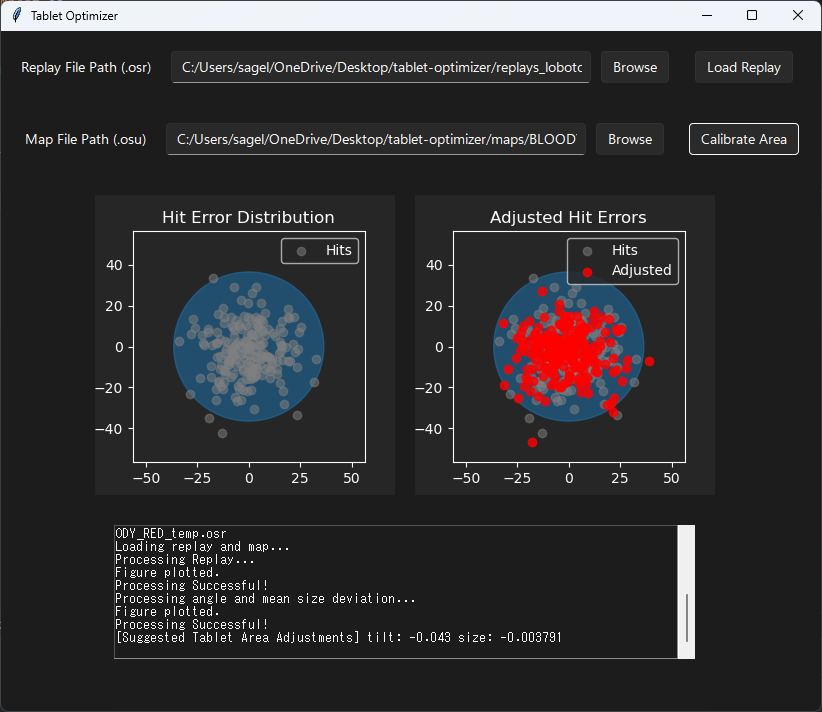

This figure's Python source:
import tkinter as tk
from tkinter import filedialog
from tkinter import scrolledtext
from tkinter import ttk
from matplotlib.backends.backend_tkagg import FigureCanvasTkAgg
import matplotlib.pyplot as plt
from hitDetection import HitDetector
import configparser
import os


import sv_ttk


class TabletOptimizerGUI:
    def __init__(self, root):
        self.default_color = "#262626"
        self.detector = None
        self.config_file = './config.ini'

        self.root = root
        self.root.title("Tablet Optimizer")

        width = 820
        height = 680
        self.root.maxsize(width, height)
        self.root.minsize(width, height)

        # First File Input
        self.replay_path_frame = ttk.Frame(root)
        self.replay_path_frame.grid(row=0, column=0, padx=10, pady=10)

        self.label1 = ttk.Label(self.replay_path_frame, text="Replay File Path (.osr)")
        self.label1.grid(row=0, column=0, padx=10, pady=10)

        self.replay_path = tk.StringVar()
        self.entry1 = ttk.Entry(self.replay_path_frame, textvariable=self.replay_path, width=50)
        self.entry1.grid(row=0, column=1, padx=10, pady=10)

        self.browse1 = ttk.Button(self.replay_path_frame, text="Browse", command=self.load_file1)
        self.browse1.grid(row=0, column=2, padx=0, pady=10)

        # Second File Input
        self.map_path_frame = ttk.Frame(root)
        self.map_path_frame.grid(row=1, column=0, padx=10, pady=10)

        self.label2 = ttk.Label(self.map_path_frame, text="Map File Path (.osu)")
        self.label2.grid(row=0, column=0, padx=10, pady=10)

        self.map_path = tk.StringVar()
        self.entry2 = ttk.Entry(self.map_path_frame, textvariable=self.map_path, width=50)
        self.entry2.grid(row=0, column=1, padx=10, pady=10)

        self.browse2 = ttk.Button(self.map_path_frame, text="Browse", command=self.load_file2)
        self.browse2.grid(row=0, column=2, padx=0, pady=10)

        # Plot Frame
        self.plot_frame = ttk.Frame(root)
        self.plot_frame.grid(row=2, column=0, columnspan=3, padx=10, pady=10)

        self.figure1 = plt.Figure(figsize=(3, 3), dpi=100)
        self.figure1.set_facecolor(self.default_color)
        self.canvas1 = FigureCanvasTkAgg(self.figure1, master=self.plot_frame)
        self.canvas1.get_tk_widget().grid(row=0, column=0, padx=10, pady=10)
        self.canvas1.draw()

        self.figure2 = plt.Figure(figsize=(3, 3), dpi=100)
        self.figure2.set_facecolor(self.default_color)
        self.canvas2 = FigureCanvasTkAgg(self.figure2, master=self.plot_frame)
        self.canvas2.get_tk_widget().grid(row=0, column=1, padx=10, pady=10)
        self.canvas2.draw()

        # Utility Buttons
        self.calibrate_size_button = ttk.Button(root, text="Calibrate Area", command=self.calibrate_area)
        self.calibrate_size_button.grid(row=1, column=1, padx=10, pady=10)

        self.load_button = ttk.Button(root, text='Load Replay', command=self.process_replay)
        self.load_button.grid(row=0, column=1, padx=10, pady=10)

        # Console box
        self.console = scrolledtext.ScrolledText(root, state='disabled', height=10, width=80, wrap=tk.WORD)
        self.console.grid(row=3, column=0, columnspan=3, padx=10, pady=10)

        self.load_config()
        self.root.protocol('WM_DELETE_WINDOW', self.on_close)

    def on_close(self):
        self.save_config()
        self.root.destroy()

    def load_config(self):
        config = configparser.ConfigParser()
        if os.path.exists(self.config_file):
            config.read(self.config_file)
            if 'Paths' in config:
                self.replay_path.set(config['Paths'].get('file1', ''))
                self.map_path.set(config['Paths'].get('file2', ''))
            if self.replay_path.get() and self.map_path.get():
                self.detector = HitDetector(self.replay_path.get(), self.map_path.get())
            self.log_to_console("Configuration loaded.")
        else:
            self.log_to_console("No config file found.")

    def save_config(self):
        config = configparser.ConfigParser()
        config['Paths'] = {
            'file1': self.replay_path.get(),
            'file2': self.map_path.get()
        }
        with open(self.config_file, 'w') as configfile:
            config.write(configfile)
        self.log_to_console("Configuration saved.")

    def log_to_console(self, message):
        self.console.config(state='normal')
        self.console.insert(tk.END, message + '\n')
        self.console.config(state='disabled')
        self.console.see(tk.END)

    def load_file1(self):
        file_path = filedialog.askopenfilename()
        if file_path:
            if file_path.endswith('.osr'):
                self.replay_path.set(file_path)
                self.log_to_console(f"Loaded replay: {file_path}")
            else:
                self.log_to_console('Please load a valid osu replay file (.osr)')

    def load_file2(self):
        file_path = filedialog.askopenfilename()
        if file_path:
            if file_path.endswith('.osu'):
                self.map_path.set(file_path)
                self.log_to_console(f"Loaded map: {file_path}")
            else:
                self.log_to_console('Please load a valid osu map file (.osu)')

    def plot_graph(self, figure, canvas, plot_func):
        figure.clear()
        fig, ax = plot_func()
        if fig and ax:
            canvas.figure = fig
            canvas.draw()
            self.log_to_console("Figure plotted.")

    def process_replay(self):
        self.figure1.clear()
        self.figure1.set_facecolor(self.default_color)
        self.figure2.clear()
        self.figure2.set_facecolor(self.default_color)
        self.canvas1.draw()
        self.canvas2.draw()

        self.log_to_console('Loading replay and map...')
        self.detector = HitDetector(self.replay_path.get(), self.map_path.get())
        self.log_to_console("Processing Replay...")
        self.detector.process_map_data()
        self.plot_graph(self.figure1, self.canvas1, self.detector.plot_hit_errors)
        self.log_to_console('Processing Successful!')

    def calibrate_area(self):
        if not self.detector:
            self.log_to_console('Please specify a valid osu map and replay.')
        else:
            self.log_to_console("Processing angle and mean size deviation...")
            self.detector.process_size()
            self.detector.process_rotation()
            self.plot_graph(self.figure2, self.canvas2, self.detector.plot_adj_hit_errors)
            self.log_to_console('Processing Successful!')
            self.log_to_console(f'[Suggested Tablet Area Adjustments] tilt: '
                                f'{self.detector.adj_theta: .3f} size: {self.detector.adj_size: 3f}')


if __name__ == "__main__":
    root = tk.Tk()
    sv_ttk.set_theme('dark', root)
    app = TabletOptimizerGUI(root)
    root.mainloop()
